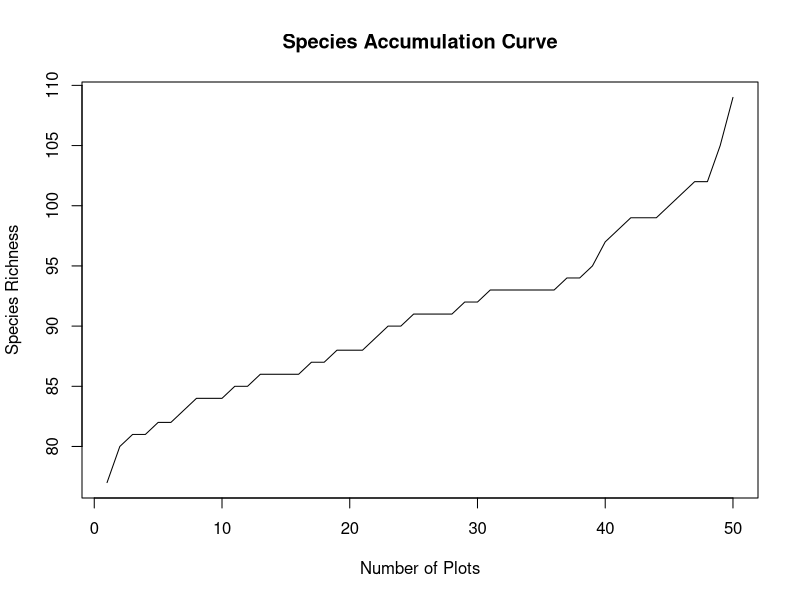
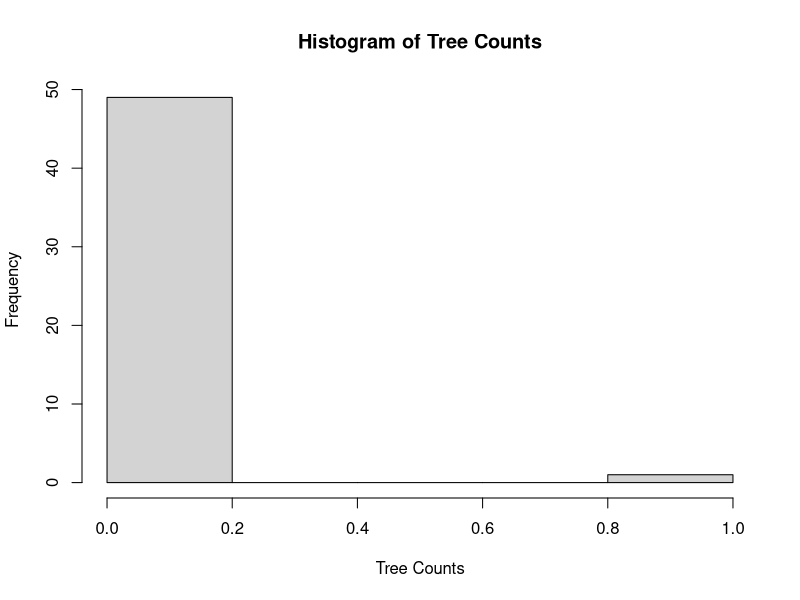
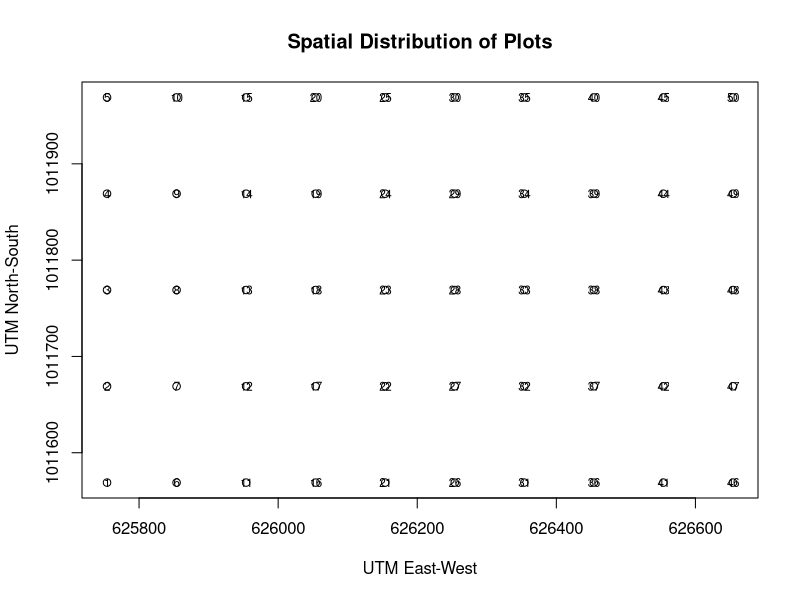
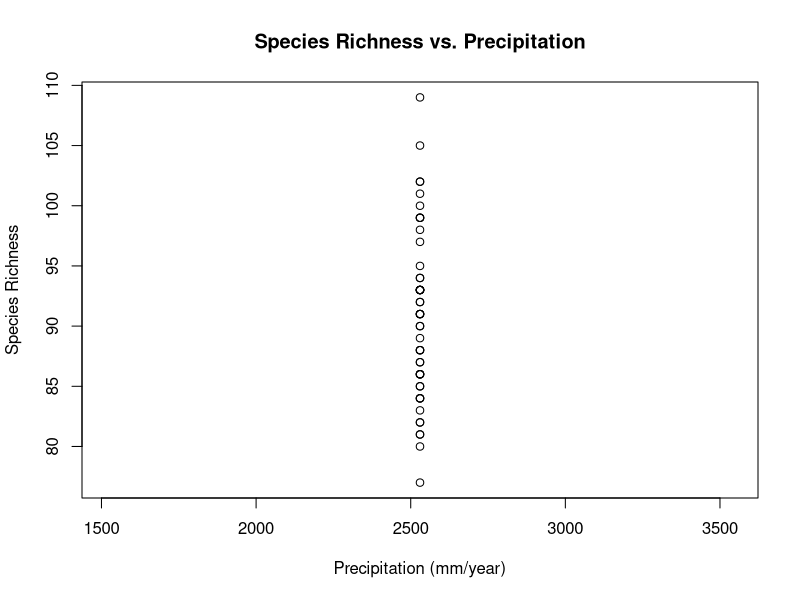
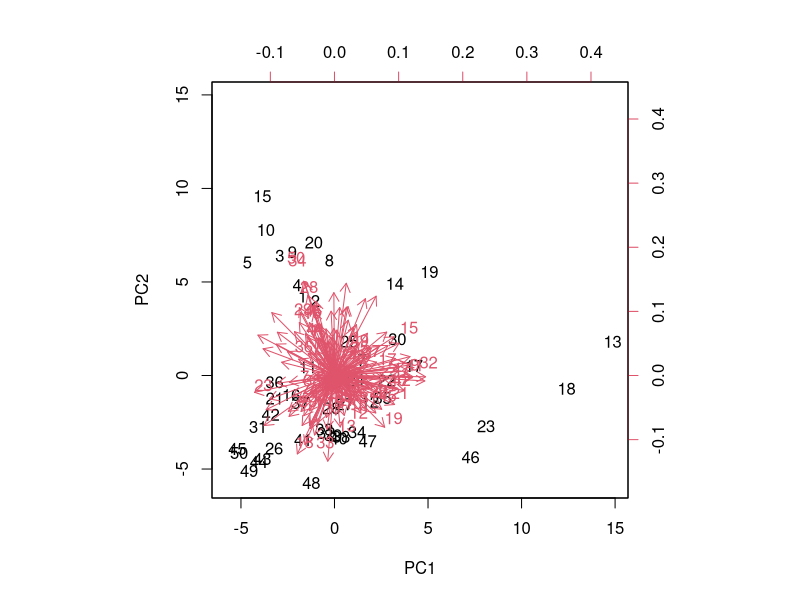
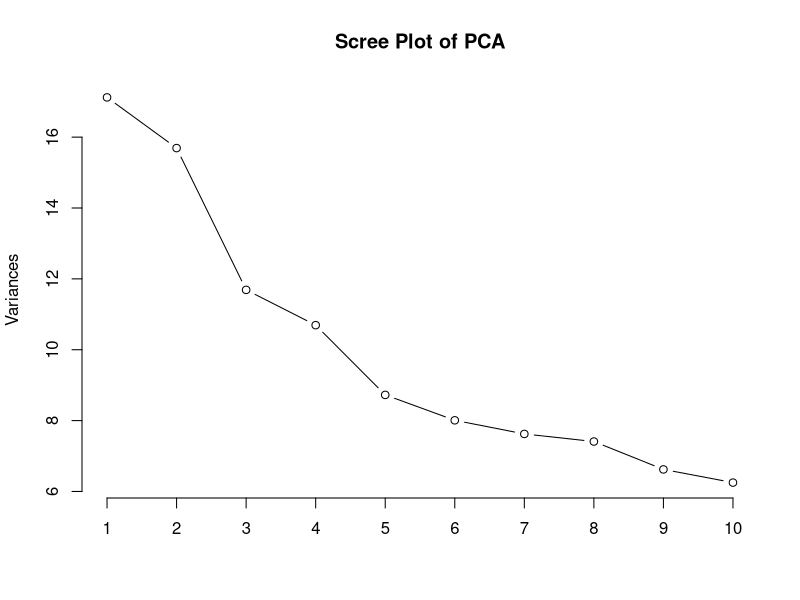
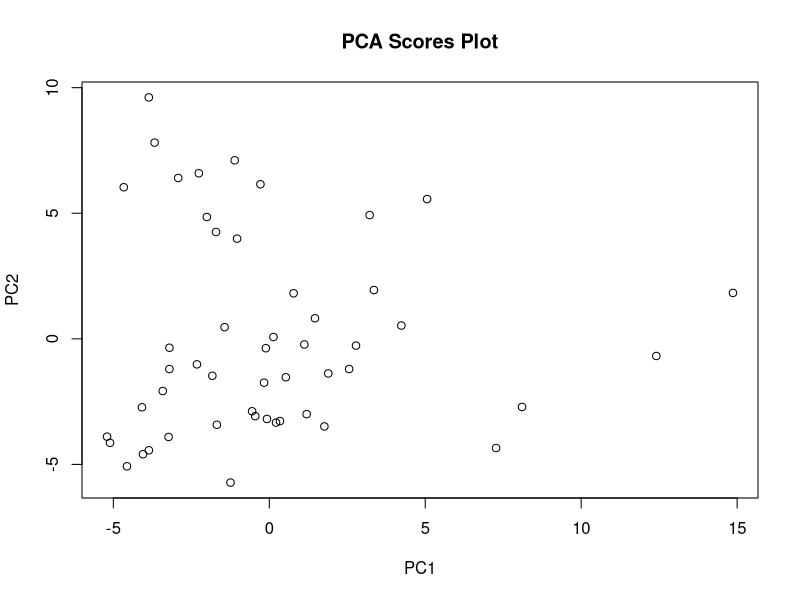
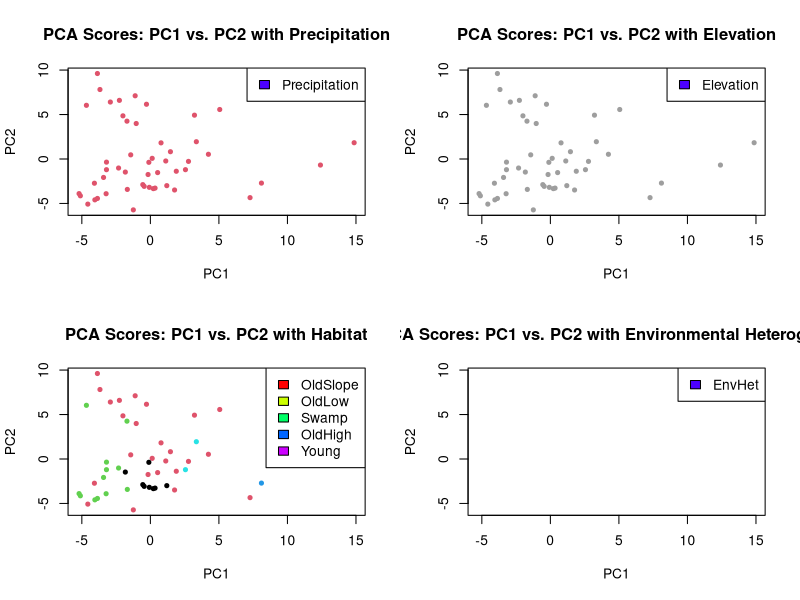

Recreate these plots in R, in order. (Note: this script raises an error after producing the figures.)
library(vegan)
data(BCI)
data(BCI.env)
data1 = as.data.frame(BCI)
tree_counts = data.frame(data1)
colnames(tree_counts) <- rownames(tree_counts)
rownames(tree_counts) <- 1:nrow(tree_counts)
tree_counts <- as.data.frame(sapply(tree_counts, as.numeric))
str(tree_counts)
summary(tree_counts)
species_richness <- apply(tree_counts, 1, function(x) sum(x > 0))
plot(sort(species_richness), type = "l", xlab = "Number of Plots", ylab = "Species Richness",
     main = "Species Accumulation Curve")
hist(tree_counts[,1], xlab = "Tree Counts", ylab = "Frequency", main = "Histogram of Tree Counts")
plot(BCI.env$UTM.EW, BCI.env$UTM.NS, xlab = "UTM East-West", ylab = "UTM North-South",
     main = "Spatial Distribution of Plots")
text(BCI.env$UTM.EW, BCI.env$UTM.NS, labels = rownames(tree_counts), cex = 0.7)
plot(BCI.env$Precipitation, species_richness, xlab = "Precipitation (mm/year)",
     ylab = "Species Richness", main = "Species Richness vs. Precipitation")
pca_result <- prcomp(tree_counts, scale. = TRUE)
summary(pca_result)

biplot(pca_result, scale = 0)


plot(pca_result, type = "l", main = "Scree Plot of PCA")


plot(pca_result$x[,1], pca_result$x[,2], xlab = "PC1", ylab = "PC2", 
     main = "PCA Scores Plot")
data_df <- as.data.frame(BCI)

env_df <- as.data.frame(BCI.env)


pca_result <- prcomp(data_df, scale. = TRUE)

par(mfrow=c(2, 2))

plot(pca_result$x[,1], pca_result$x[,2], 
     xlab = "PC1", ylab = "PC2", 
     main = "PCA Scores: PC1 vs. PC2 with Precipitation",
     col = env_df$Precipitation, pch = 20)

legend("topright", legend = "Precipitation", fill = topo.colors(length(unique(env_df$Precipitation))))


plot(pca_result$x[,1], pca_result$x[,2], 
     xlab = "PC1", ylab = "PC2", 
     main = "PCA Scores: PC1 vs. PC2 with Elevation",
     col = env_df$Elevation, pch = 20)


legend("topright", legend = "Elevation", fill = topo.colors(length(unique(env_df$Elevation))))


plot(pca_result$x[,1], pca_result$x[,2], 
     xlab = "PC1", ylab = "PC2", 
     main = "PCA Scores: PC1 vs. PC2 with Habitat",
     col = as.numeric(env_df$Habitat), pch = 20)


legend("topright", legend = unique(env_df$Habitat), fill = rainbow(length(unique(env_df$Habitat))))

plot(pca_result$x[,1], pca_result$x[,2], 
     xlab = "PC1", ylab = "PC2", 
     main = "PCA Scores: PC1 vs. PC2 with Environmental Heterogeneity",
     col = env_df$EnvHet, pch = 20)
legend("topright", legend = "EnvHet", fill = topo.colors(length(unique(env_df$EnvHet))))

nmds_result <- metaMDS(data_df, distance = "bray")

plot(nmds_result, type = "n")

text(nmds_result, display = "species", cex = 0.8)

envfit_result <- envfit(nmds_result ~ ., env_df)
plot(nmds_result, type = "n")
ordisurf(nmds_result, env_df$Precipitation, main = "nMDS Ordination with Precipitation")
ordisurf(nmds_result, env_df$Elevation, main = "nMDS Ordination with Elevation")
ordisurf(nmds_result, env_df$Habitat, main = "nMDS Ordination with Habitat")
ordisurf(nmds_result, env_df$EnvHet, main = "nMDS Ordination with Environmental Heterogeneity")

print(envfit_result)
